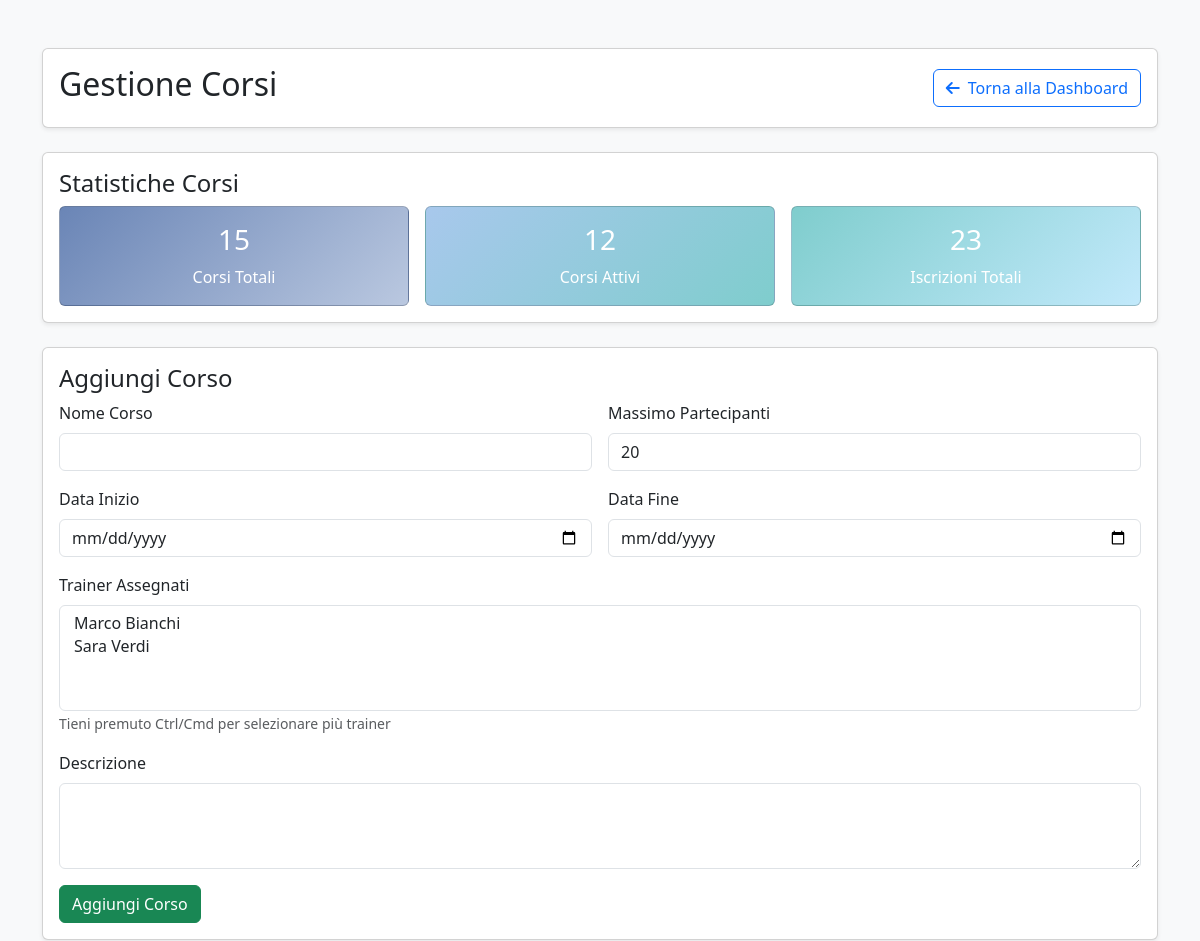
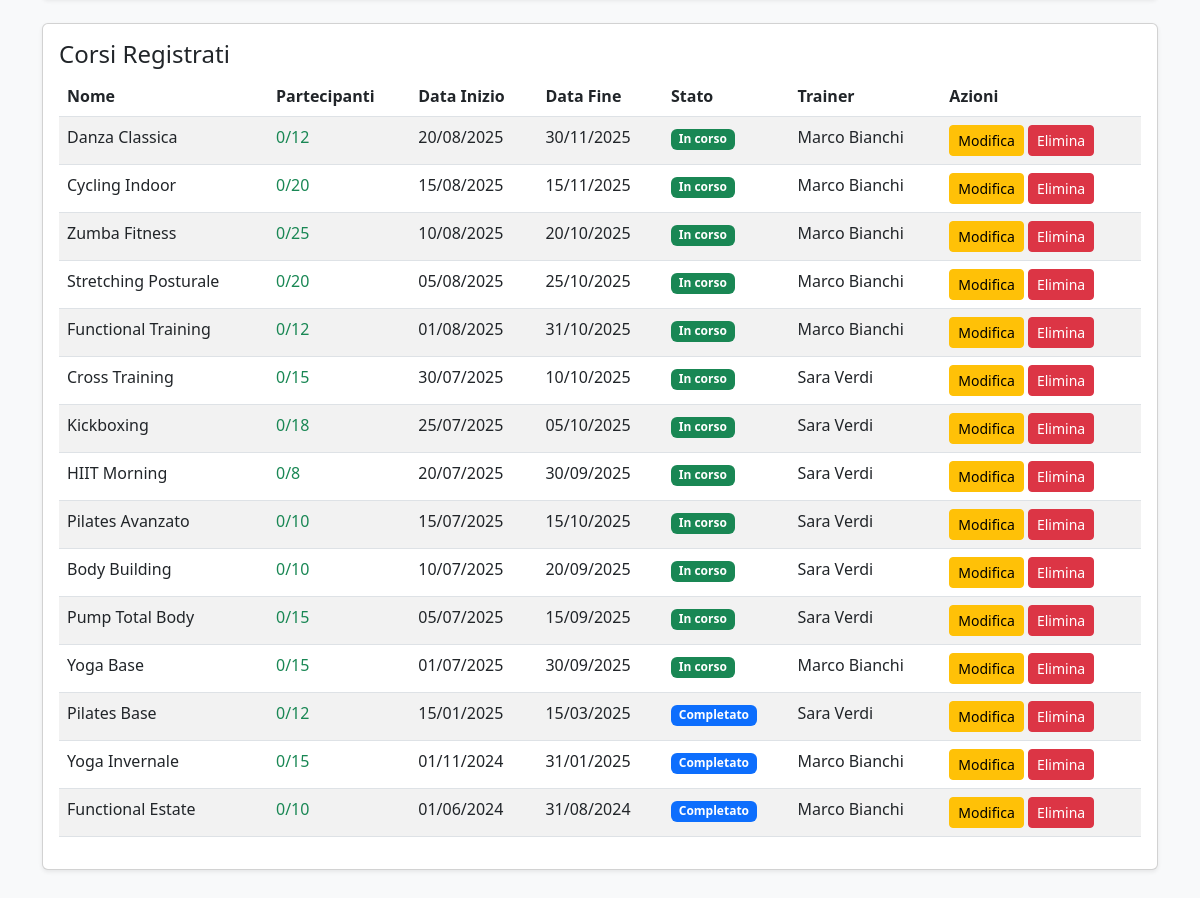
Page /course_management.php (signed in) on the committed database (2 pictures, top to bottom).
### tables this page shows
CREATE TABLE COURSES (
    courseID INT PRIMARY KEY AUTO_INCREMENT,
    name VARCHAR(255) NOT NULL,
    description TEXT,
    maxParticipants INT DEFAULT 20 CHECK (maxParticipants > 0),
    currentParticipants INT DEFAULT 0 CHECK (currentParticipants >= 0 AND currentParticipants <= maxParticipants),
    startDate DATE,
    finishDate DATE
);

CREATE TABLE USERS (
    userID INT PRIMARY KEY AUTO_INCREMENT,
    email VARCHAR(255) UNIQUE NOT NULL,
    password VARCHAR(255) NOT NULL,
    userName VARCHAR(100) NOT NULL,
    firstName VARCHAR(100) NOT NULL,
    lastName VARCHAR(100) NOT NULL,
    birthDate DATE,
    gender ENUM('M', 'F', 'Other'),
    phoneNumber VARCHAR(20),
    role ENUM('customer', 'trainer', 'admin') DEFAULT 'customer'
);

### course_management.php (the view, shortened to what this page needs)
<?php
require_once 'config.php';
$stmt = $conn->prepare("SELECT courseID, name, description, maxParticipants, currentParticipants, startDate, finishDate FROM COURSES ORDER BY startDate DESC");
$stmt->execute();
$courses = $stmt->get_result()->fetch_all(MYSQLI_ASSOC);
$stmt = $conn->prepare("SELECT userID, firstName, lastName FROM USERS WHERE role = 'trainer' ORDER BY firstName, lastName");
$stmt->execute();
$trainers = $stmt->get_result()->fetch_all(MYSQLI_ASSOC);
$editCourse = null;
$assignedTrainers = [];
function getCourseStats($conn) {
    $stmt = $conn->prepare("SELECT COUNT(*) as total FROM COURSES");
    $stmt->execute();
    $totalCourses = $stmt->get_result()->fetch_assoc()['total'];
    $stmt = $conn->prepare("SELECT COUNT(*) as active FROM COURSES WHERE startDate <= CURDATE() AND finishDate >= CURDATE()");
    $stmt->execute();
    $activeCourses = $stmt->get_result()->fetch_assoc()['active'];
    $stmt = $conn->prepare("SELECT COUNT(*) as total_enrollments FROM ENROLLMENTS");
    $stmt->execute();
    $totalEnrollments = $stmt->get_result()->fetch_assoc()['total_enrollments'];
    return [
        'total' => $totalCourses,
        'active' => $activeCourses,
        'totalEnrollments' => $totalEnrollments
    ];
}
$stats = getCourseStats($conn);
?>
<!DOCTYPE html>
<html lang="it">
<head>
    <link href="https://cdnjs.cloudflare.com/ajax/libs/bootstrap/5.3.0/css/bootstrap.min.css" rel="stylesheet" />
    <link href="https://cdnjs.cloudflare.com/ajax/libs/font-awesome/6.0.0/css/all.min.css" rel="stylesheet" />
</head>
<body class="bg-light">
<div class="container py-5">
    <div class="card shadow-sm mb-4">
        <div class="card-body">
            <div class="d-flex justify-content-between align-items-center">
                <h2>Gestione Corsi</h2>
                <a href="dashboard.php" class="btn btn-outline-primary">
                    <i class="fas fa-arrow-left me-2"></i>Torna alla Dashboard
                </a>
            </div>
        </div>
    </div>
    <div class="card mb-4 shadow-sm">
        <div class="card-body">
            <h4>Statistiche Corsi</h4>
            <div class="row g-3">
                <div class="col-md-4">
                    <div class="card text-white h-100" style="background: linear-gradient(135deg, #6a85b6 0%, #bac8e0 100%);">
                        <div class="card-body text-center d-flex flex-column justify-content-center">
                            <h3><?= $stats['total'] ?></h3>
                            <p class="mb-0">Corsi Totali</p>
                        </div>
                    </div>
                </div>
                <div class="col-md-4">
                    <div class="card text-white h-100" style="background: linear-gradient(135deg, #a8c8ec 0%, #7fcdcd 100%);">
                        <div class="card-body text-center d-flex flex-column justify-content-center">
                            <h3><?= $stats['active'] ?></h3>
                            <p class="mb-0">Corsi Attivi</p>
                        </div>
                    </div>
                </div>
                <div class="col-md-4">
                    <div class="card text-white h-100" style="background: linear-gradient(135deg, #7fcdcd 0%, #c2e9fb 100%);">
                        <div class="card-body text-center d-flex flex-column justify-content-center">
                            <h3><?= $stats['totalEnrollments'] ?></h3>
                            <p class="mb-0">Iscrizioni Totali</p>
                        </div>
                    </div>
                </div>
            </div>
        </div>
    </div>
    <div class="card mb-4 shadow-sm">
        <div class="card-body">
            <h4><?= $editCourse ? 'Modifica Corso' : 'Aggiungi Corso' ?></h4>
            <form method="POST" class="row g-3">
                <div class="col-md-6">
                    <label class="form-label">Nome Corso</label>
                    <input name="name" required class="form-control" type="text"
                           value="<?= $editCourse ? htmlspecialchars($editCourse['name']) : (isset($_POST['name']) ? htmlspecialchars($_POST['name']) : '') ?>" />
                </div>
                <div class="col-md-6">
                    <label class="form-label">Massimo Partecipanti</label>
                    <input name="maxParticipants" required class="form-control" type="number" min="1"
                           value="<?= $editCourse ? $editCourse['maxParticipants'] : (isset($_POST['maxParticipants']) ? $_POST['maxParticipants'] : '20') ?>" />
                </div>
                <div class="col-md-6">
                    <label class="form-label">Data Inizio</label>
                    <input name="startDate" required class="form-control" type="date"
                           value="<?= $editCourse ? $editCourse['startDate'] : (isset($_POST['startDate']) ? $_POST['startDate'] : '') ?>" />
                </div>
                <div class="col-md-6">
                    <label class="form-label">Data Fine</label>
                    <input name="finishDate" required class="form-control" type="date"
                           value="<?= $editCourse ? $editCourse['finishDate'] : (isset($_POST['finishDate']) ? $_POST['finishDate'] : '') ?>" />
                </div>
                <div class="col-12">
                    <label class="form-label">Trainer Assegnati</label>
                    <select name="trainers[]" class="form-select" multiple size="4" required>
                        <?php foreach($trainers as $trainer): ?>
                            <option value="<?= $trainer['userID'] ?>"
                                <?= (in_array($trainer['userID'], $assignedTrainers) || (isset($_POST['trainers']) && in_array($trainer['userID'], $_POST['trainers']))) ? 'selected' : '' ?>>
                            </option>
                        <?php endforeach; ?>
                    </select>
                    <small class="text-muted">Tieni premuto Ctrl/Cmd per selezionare più trainer</small>
                </div>
                <div class="col-12">
                    <label class="form-label">Descrizione</label>
                    <textarea name="description" required class="form-control" rows="3"></textarea>
                </div>
                <div class="col-12">
                    <button name="<?= $editCourse ? 'update' : 'add' ?>" class="btn <?= $editCourse ? 'btn-warning' : 'btn-success' ?>">
                        <?= $editCourse ? 'Modifica Corso' : 'Aggiungi Corso' ?>
                    </button>
                </div>
            </form>
        </div>
    </div>
    <div class="card shadow-sm mb-4">
        <div class="card-body">
            <h4>Corsi Registrati</h4>
            <div class="table-responsive">
                <table class="table table-striped">
                    <thead>
                        <tr>
                            <th>Nome</th><th>Partecipanti</th>
                            <th>Data Inizio</th><th>Data Fine</th><th>Stato</th><th>Trainer</th><th>Azioni</th>
                        </tr>
                    </thead>
                    <tbody>
                        <?php foreach($courses as $course): ?>
                            <?php
                            $stmt = $conn->prepare("SELECT u.firstName, u.lastName FROM TEACHINGS t JOIN USERS u ON t.trainerID = u.userID WHERE t.courseID = ?");
                            $stmt->bind_param('i', $course['courseID']);
                            $stmt->execute();
                            $courseTrainers = $stmt->get_result()->fetch_all(MYSQLI_ASSOC);
                            $trainerNames = array_map(function($t) { return $t['firstName'] . ' ' . $t['lastName']; }, $courseTrainers);
                            $today = new DateTime();
                            $startDate = new DateTime($course['startDate']);
                            $finishDate = new DateTime($course['finishDate']);
                            if ($startDate > $today) {
                                $status = 'In attesa';
                                $statusClass = 'badge bg-warning';
                            } elseif ($finishDate >= $today) {
                                $status = 'In corso';
                                $statusClass = 'badge bg-success';
                            } else {
                                $status = 'Completato';
                                $statusClass = 'badge bg-primary';
                            }
                            ?>
                            <tr>
                                <td><?= htmlspecialchars($course['name']) ?></td>
                                <td>
                                    <span class="<?= $course['currentParticipants'] >= $course['maxParticipants'] ? 'text-danger fw-bold' : 'text-success' ?>">
                                        <?= $course['currentParticipants'] ?>/<?= $course['maxParticipants'] ?>
                                    </span>
                                </td>
                                <td><?= $course['startDate'] ? date('d/m/Y', strtotime($course['startDate'])) : '-' ?></td>
                                <td><?= $course['finishDate'] ? date('d/m/Y', strtotime($course['finishDate'])) : '-' ?></td>
                                <td><span class="<?= $statusClass ?>"><?= $status ?></span></td>
                                <td><?= !empty($trainerNames) ? htmlspecialchars(implode(', ', $trainerNames)) : 'Nessuno' ?></td>
                                <td>
                                    <a href="?edit=<?= $course['courseID'] ?>" class="btn btn-sm btn-warning">
                                        Modifica
                                    </a>
                                    <form method="POST" style="display:inline" onsubmit="return confirm('Sei sicuro di eliminare questo corso?');">
                                        <button name="delete" class="btn btn-sm btn-danger">
                                            Elimina
                                        </button>
                                    </form>
                                </td>
                            </tr>
                        <?php endforeach; ?>
                    </tbody>
                </table>
            </div>
        </div>
    </div>
</div>
</body>
</html>

### rows in the picture
courses: name "Danza Classica", currentParticipants "0", maxParticipants "12", startDate "20/08/2025", finishDate "30/11/2025", status "In corso", users.firstName+lastName "Marco Bianchi"
courses: name "Cycling Indoor", currentParticipants "0", maxParticipants "20", startDate "15/08/2025", finishDate "15/11/2025", status "In corso", users.firstName+lastName "Marco Bianchi"
courses: name "Zumba Fitness", currentParticipants "0", maxParticipants "25", startDate "10/08/2025", finishDate "20/10/2025", status "In corso", users.firstName+lastName "Marco Bianchi"
courses: name "Stretching Posturale", currentParticipants "0", maxParticipants "20", startDate "05/08/2025", finishDate "25/10/2025", status "In corso", users.firstName+lastName "Marco Bianchi"
courses: name "Functional Training", currentParticipants "0", maxParticipants "12", startDate "01/08/2025", finishDate "31/10/2025", status "In corso", users.firstName+lastName "Marco Bianchi"
courses: name "Cross Training", currentParticipants "0", maxParticipants "15", startDate "30/07/2025", finishDate "10/10/2025", status "In corso", users.firstName+lastName "Sara Verdi"
courses: name "Kickboxing", currentParticipants "0", maxParticipants "18", startDate "25/07/2025", finishDate "05/10/2025", status "In corso", users.firstName+lastName "Sara Verdi"
courses: name "HIIT Morning", currentParticipants "0", maxParticipants "8", startDate "20/07/2025", finishDate "30/09/2025", status "In corso", users.firstName+lastName "Sara Verdi"
courses: name "Pilates Avanzato", currentParticipants "0", maxParticipants "10", startDate "15/07/2025", finishDate "15/10/2025", status "In corso", users.firstName+lastName "Sara Verdi"
courses: name "Body Building", currentParticipants "0", maxParticipants "10", startDate "10/07/2025", finishDate "20/09/2025", status "In corso", users.firstName+lastName "Sara Verdi"
courses: name "Pump Total Body", currentParticipants "0", maxParticipants "15", startDate "05/07/2025", finishDate "15/09/2025", status "In corso", users.firstName+lastName "Sara Verdi"
courses: name "Yoga Base", currentParticipants "0", maxParticipants "15", startDate "01/07/2025", finishDate "30/09/2025", status "In corso", users.firstName+lastName "Marco Bianchi"
courses: name "Pilates Base", currentParticipants "0", maxParticipants "12", startDate "15/01/2025", finishDate "15/03/2025", status "Completato", users.firstName+lastName "Sara Verdi"
courses: name "Yoga Invernale", currentParticipants "0", maxParticipants "15", startDate "01/11/2024", finishDate "31/01/2025", status "Completato", users.firstName+lastName "Marco Bianchi"
courses: name "Functional Estate", currentParticipants "0", maxParticipants "10", startDate "01/06/2024", finishDate "31/08/2024", status "Completato", users.firstName+lastName "Marco Bianchi"

### other values in the picture
$stats['total'] "15"
$stats['active'] "12"
$stats['totalEnrollments'] "23"
